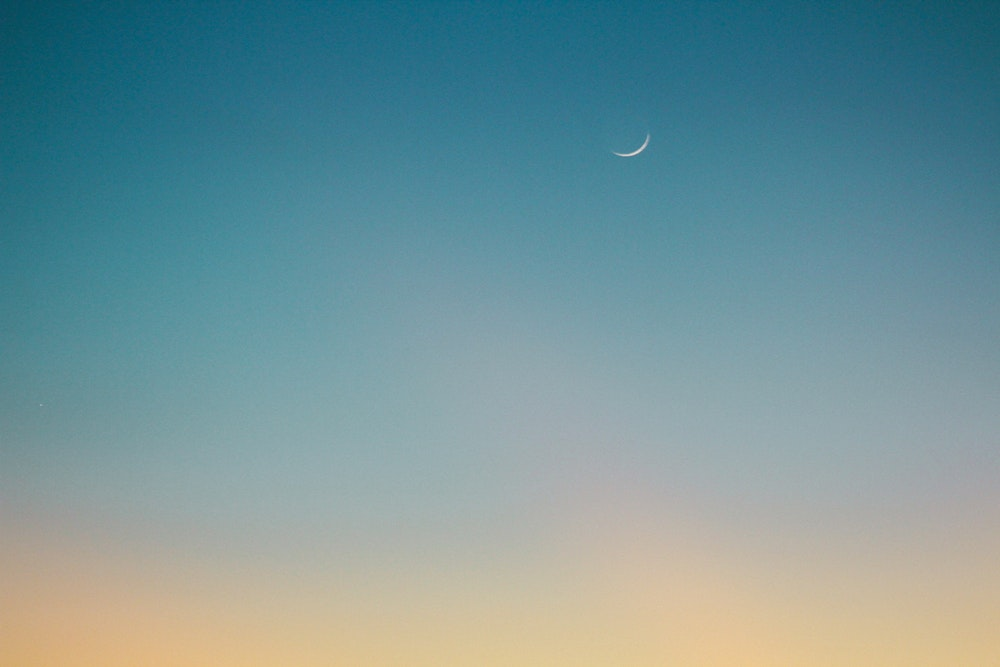
#> input picture ML/assignments/gradient.jpg, 1000 x 667 px
$ python thresh.py
#> lines starting #> are read from the running program, lines starting #| are printed output that depends on the picture; after the words box and inside, x2 and y2 are one past the last pixel; in counts of white or black regions, pixels touching at a corner belong together
#!/usr/bin/env python

import numpy as np
import cv2 as cv

img = cv.imread('gradient.jpg',0)
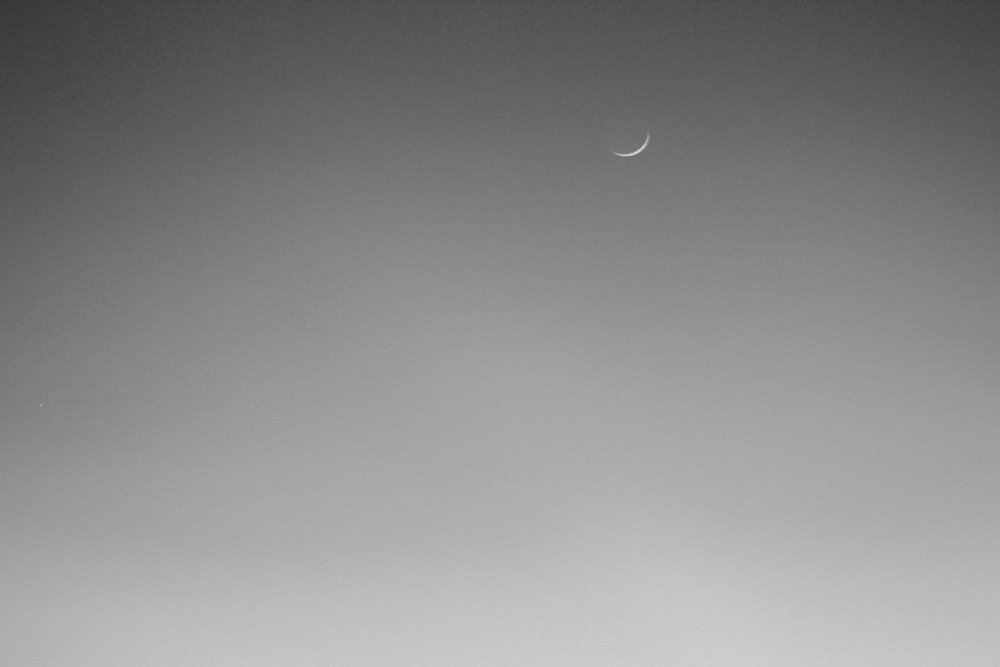
#> img: shape (667, 1000); min 55, max 221, mean 139.4
thresholds = [cv.THRESH_BINARY,cv.THRESH_BINARY_INV,cv.THRESH_TRUNC,cv.THRESH_TOZERO,cv.THRESH_TOZERO_INV]
new = img

for thresh in thresholds:
    ret,dt = cv.threshold(img,127,255,thresh)
    new = np.hstack((new,dt))
#> this loop made 5 passes
#> pass 1, `ret,dt = cv.threshold(img,127,255,thresh)`:
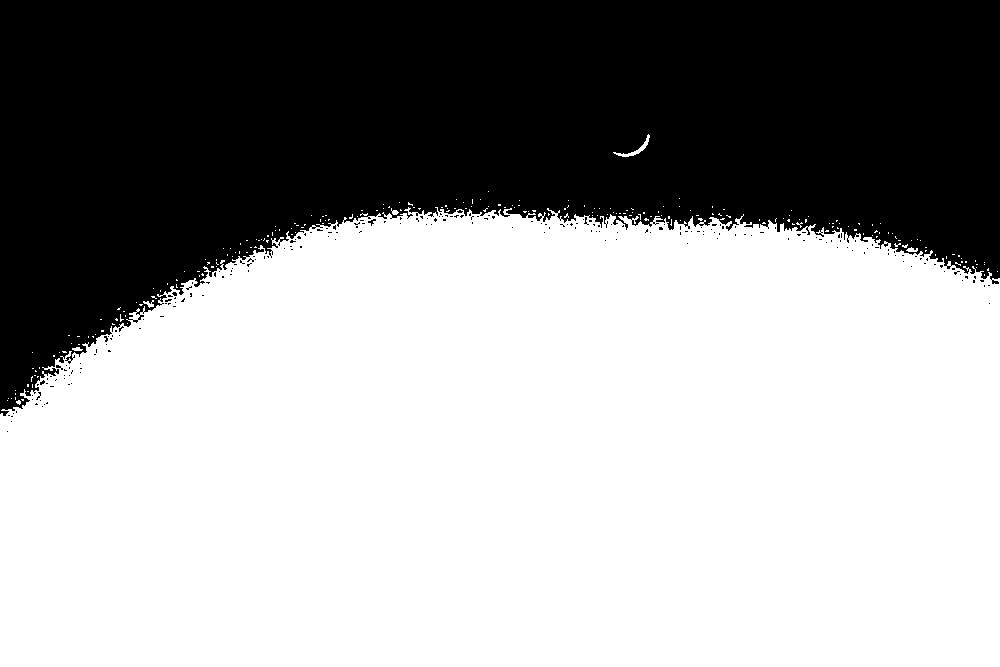
#> dt: shape (667, 1000); 62% white; 219 black regions (217 under 20 px), largest, box (x1, y1, x2, y2) and area: (0, 0, 1000, 416) 252643, (368, 219, 376, 226) 23
#> pass 1, `new = np.hstack((new,dt))`:
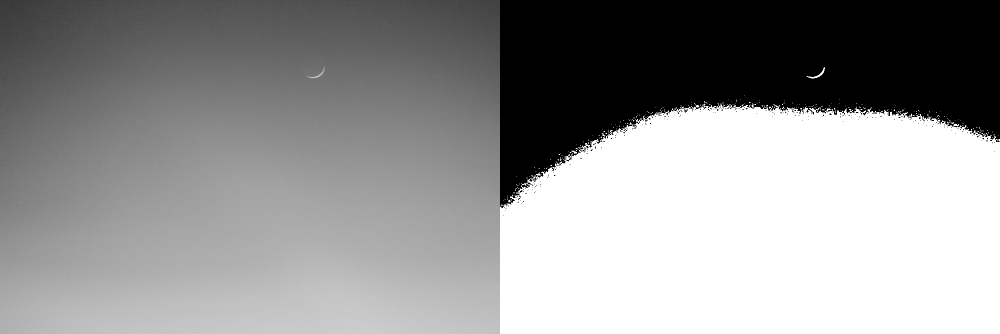
#> new: shape (667, 2000) (shown at 1/2 size); min 0, max 255, mean 148.8
#> pass 2, `new = np.hstack((new,dt))`:
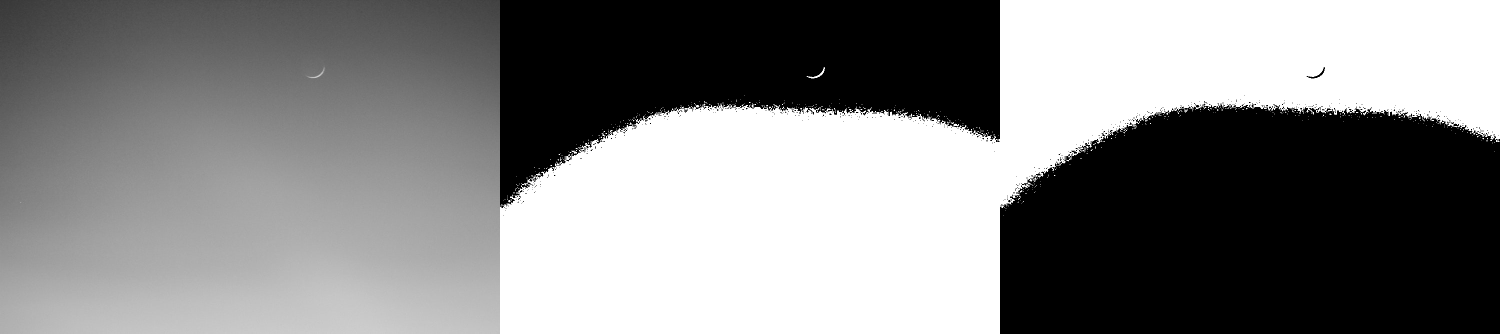
#> new: shape (667, 3000) (shown at 1/2 size); min 0, max 255, mean 131.5
#> after the loop:
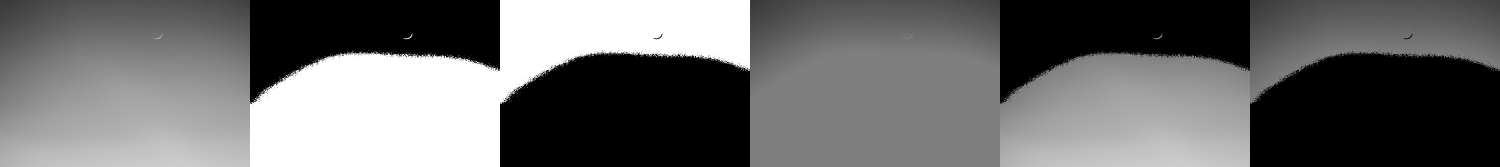
#> new: shape (667, 6000) (shown at 1/4 size); min 0, max 255, mean 108.4

cv.imshow('dt',new)
cv.waitKey(0)

$ run again, with ML/assignments/1res.jpg copied over ML/assignments/gradient.jpg
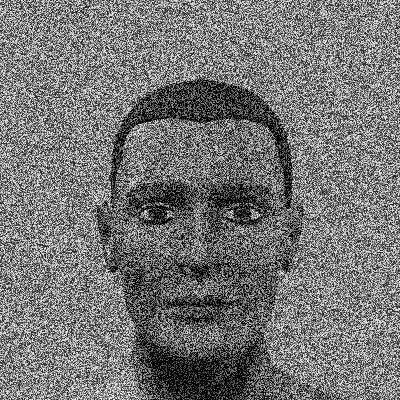
#> input picture ML/assignments/1res.jpg, 400 x 400 px
#> img is the input picture: shape (400, 400); min 0, max 255, mean 117.4
#> the loop `for thresh in thresholds:` made 5 passes
#> pass 1, `ret,dt = cv.threshold(img,127,255,thresh)`:
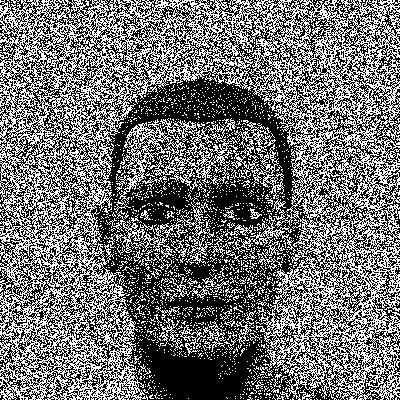
#> dt: shape (400, 400); 44.6% white in thin lines or dots
#> after the loop `for thresh in thresholds:`:
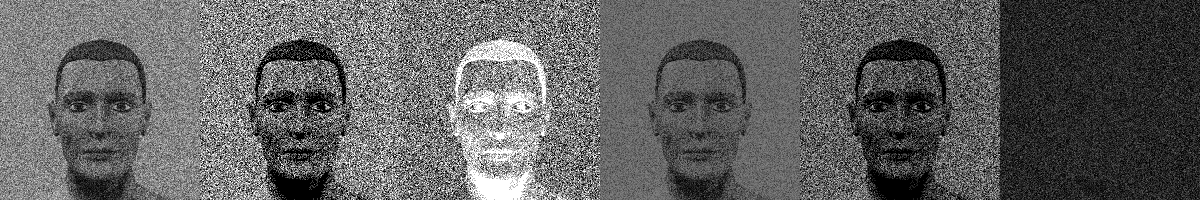
#> new: shape (400, 2400) (shown at 1/2 size); min 0, max 255, mean 97.3

$ run again, with ML/assignments/Img_diff.jpg copied over ML/assignments/gradient.jpg
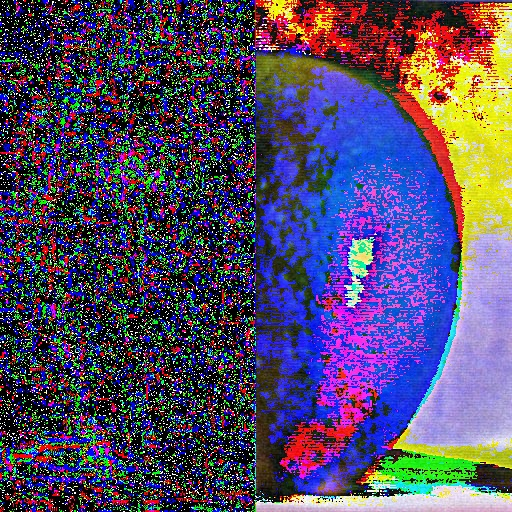
#> input picture ML/assignments/Img_diff.jpg, 512 x 512 px
#> the loop `for thresh in thresholds:` made 5 passes
#> pass 1, `ret,dt = cv.threshold(img,127,255,thresh)`:
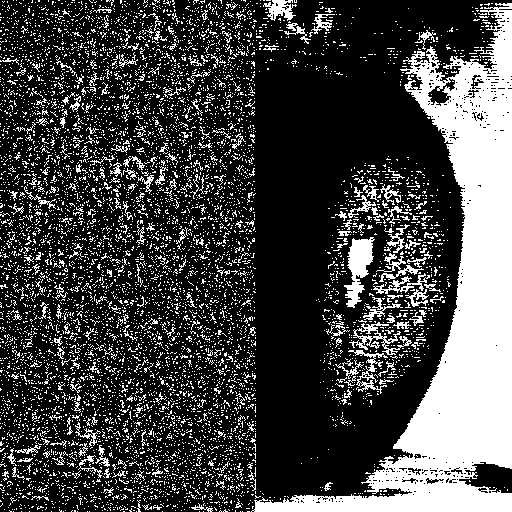
#> dt: shape (512, 512); 26.5% white; 7579 white regions (7335 under 20 px), largest, box (x1, y1, x2, y2) and area: (251, 3, 512, 512) 36312, (344, 237, 375, 308) 1112, (349, 322, 412, 355) 584
#> after the loop `for thresh in thresholds:`:
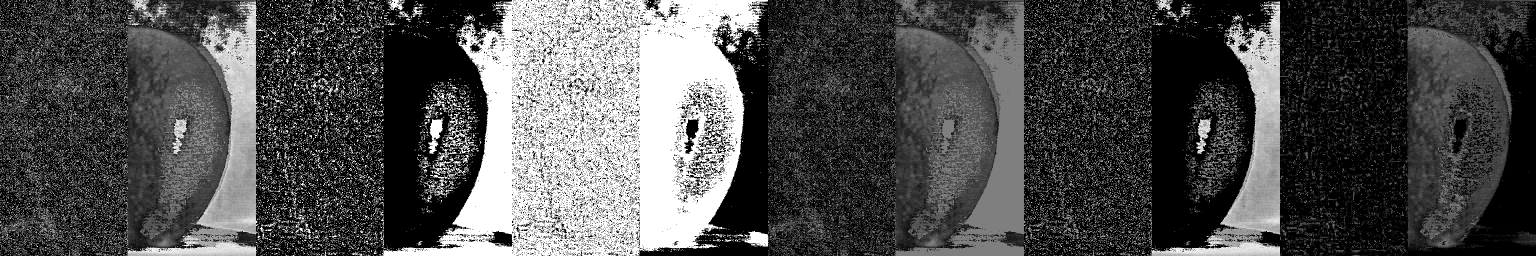
#> new: shape (512, 3072) (shown at 1/2 size); min 0, max 255, mean 78.9

$ run again, with ML/assignments/apple.jpg copied over ML/assignments/gradient.jpg
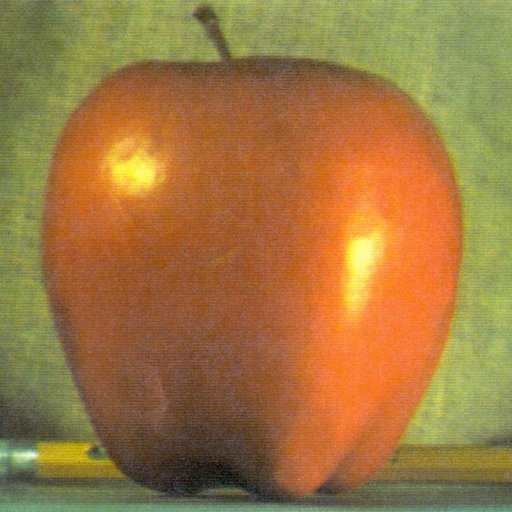
#> input picture ML/assignments/apple.jpg, 512 x 512 px
#> the loop `for thresh in thresholds:` made 5 passes
#> pass 1, `ret,dt = cv.threshold(img,127,255,thresh)`:
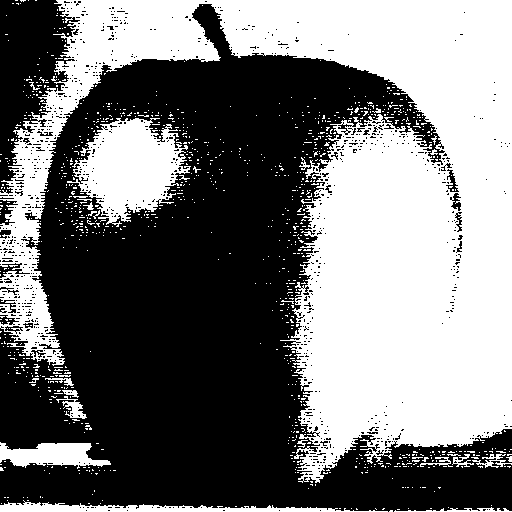
#> dt: shape (512, 512); 46.8% white; 1040 white regions (1014 under 20 px), largest, box (x1, y1, x2, y2) and area: (0, 0, 512, 483) 106684, (67, 118, 191, 227) 7588, (0, 500, 388, 512) 2037
#> after the loop `for thresh in thresholds:`:
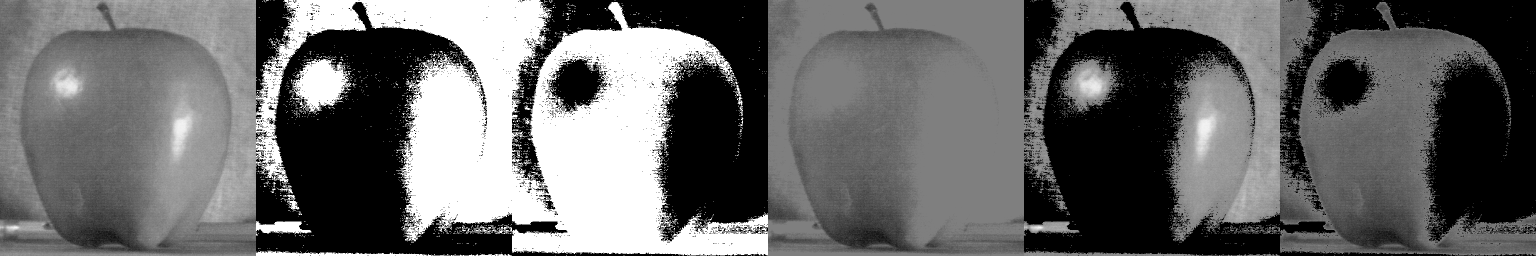
#> new: shape (512, 3072) (shown at 1/2 size); min 0, max 255, mean 103.3
